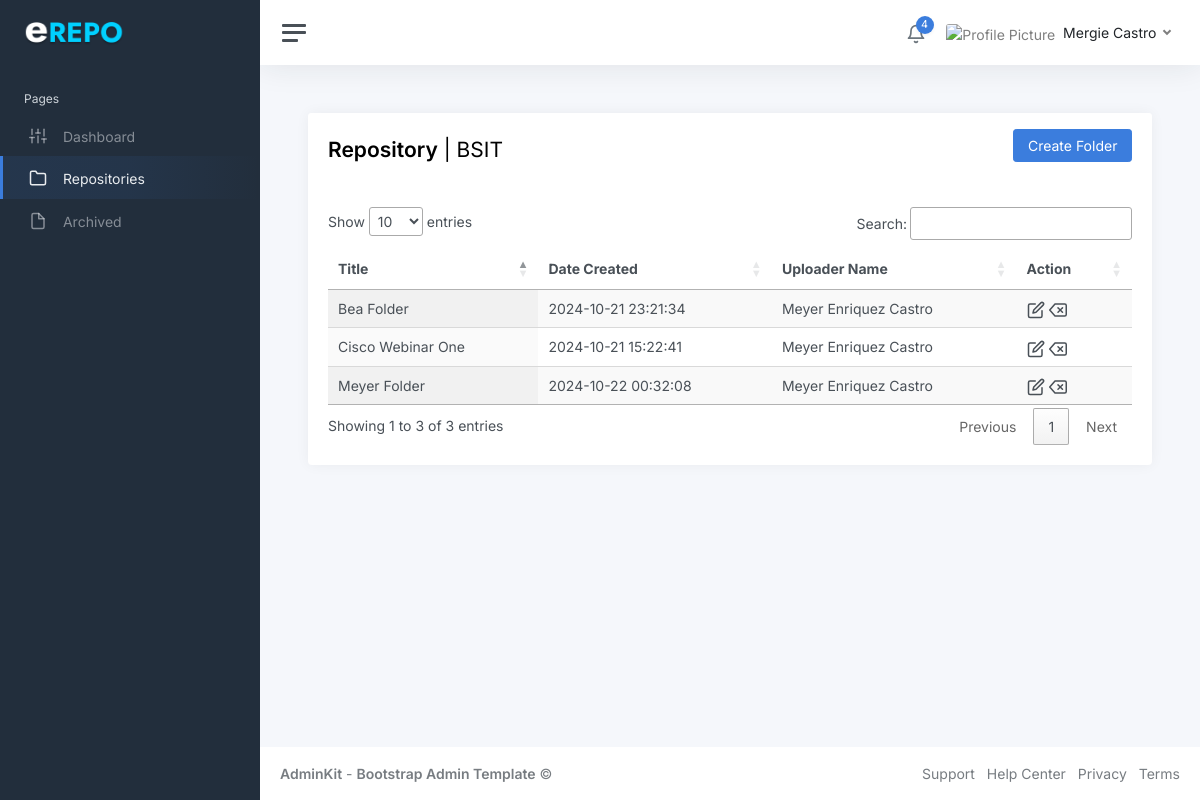
The page /frontend/repository.php (signed in) on the database its author committed.
### tables this page shows
CREATE TABLE `users` (
  `id` int(11) NOT NULL,
  `full_name` varchar(100) NOT NULL,
  `email` varchar(100) NOT NULL,
  `password` varchar(255) NOT NULL,
  `profile_picture` varchar(255) DEFAULT NULL,
  `accesstype_id` int(11) DEFAULT NULL,
  `office_id` int(11) DEFAULT NULL,
  `dateCreated` timestamp NOT NULL DEFAULT current_timestamp()
);

CREATE TABLE `offices` (
  `office_id` int(11) NOT NULL,
  `officeName` varchar(200) NOT NULL,
  `officeCode` varchar(50) NOT NULL
);

CREATE TABLE `repo_folder` (
  `repo_id` int(11) NOT NULL,
  `title` varchar(200) NOT NULL,
  `dateCreated` timestamp NOT NULL DEFAULT current_timestamp() ON UPDATE current_timestamp(),
  `user_id` int(11) NOT NULL,
  `office_id` int(11) NOT NULL
);

### backend/function.php (called while the page is built, shortened)
<?php
function OfficeName($id){
    global $conn;
    $query = 'SELECT officeCode FROM offices WHERE office_id=?';
    $stmt = $conn->prepare($query);
    $stmt->bind_param('i', $id);
    $stmt->execute();
    $stmt->bind_result($officeName);
    return $officeName;
}
function UploaderName($id) {
    global $conn;
    $query = 'SELECT full_name FROM users WHERE id = ?';
    $stmt = $conn->prepare($query);
    $stmt->bind_param('i', $id);
    $stmt->execute();
    $stmt->bind_result($fullName);
    return $fullName;
}
?>

### frontend/repository.php (the view, shortened to what this page needs)
<?php include'../backend/session.php';
include '../backend/db.php';
include "../backEnd/function.php";
?>
<!DOCTYPE html>
<html lang="en">
<head>
	<link rel="stylesheet" href="https://stackpath.bootstrapcdn.com/bootstrap/4.5.2/css/bootstrap.min.css">
	<link rel="stylesheet" href="https://cdn.datatables.net/1.13.1/css/jquery.dataTables.min.css">
	<link href="../static/css/app.css" rel="stylesheet">
</head>
<body>
	<div class="wrapper">
	<?php include'nav.php';?>
		<div class="main">
		<?php include'header-nav.php';?>
			<main class="content">
				<div class="container-fluid p-0">
					<div class="row">
						<div class="col-12">
							<div class="card">
								<div class="card-header">
									<div class="row">
										<div class="col-6">
										<h1 class="h3 mt-2"><strong>Repository</strong> |
										<?php
										if (isset($_SESSION['id'])) {
										$user_id = $_SESSION['id'];
										$query = "SELECT * FROM users WHERE id = '$user_id'";
										$result = $conn->query($query);
										if ($result->num_rows == 1) {
										$user_data = $result->fetch_assoc();
										$office_id = $user_data['office_id'];
										if ($office_id == 0) {
											echo "All Offices";
										} else{
											echo officeName($user_data['office_id']);
										}
										}
										}
										?>
										</h1>
										</div>
										<div class="col-6">
											<button type="button" class="btn btn-primary float-end"
											data-bs-toggle="modal" data-bs-target="#addUserModal">Create Folder</button>
									</div>
									</div>
								</div>
								<div class="card-body">
								<div class="table-responsive">
								<table id="usersTable" class="display">
		<thead>
			<tr>
				<th>Title</th>
				<th>Date Created</th>
				<th>Uploader Name</th>
				<th>Action</th>
			</tr>
		</thead>
		<tbody>
			<?php
			$sql = "SELECT * FROM repo_folder";
			$result = $conn->query($sql);
			if ($result->num_rows > 0) {
				while($row = $result->fetch_assoc()) {
					echo '<tr onclick="handleRowClick(' . htmlspecialchars($row['repo_id'], ENT_QUOTES) . ')" style="cursor: pointer;">
		<td>' . htmlspecialchars($row['title']) . '</td>
		<td>' . htmlspecialchars($row['dateCreated']) . '</td>
		<td>' . htmlspecialchars(UploaderName($row['user_id'])) . '</td>
		<td>
			<i class="align-middle" type="button" data-bs-toggle="modal"
			data-bs-target="#editModal"
			onclick="event.stopPropagation(); setEditUserData(' . $row['repo_id'] . ', \'' . addslashes($row['title']) . '\')"
			data-feather="edit"></i>
			<i class="align-middle" type="button" data-bs-toggle="modal"
			data-bs-target="#deleteUserModal"
			onclick="event.stopPropagation(); setDeleteFolderId(' . htmlspecialchars($row['repo_id'], ENT_QUOTES) . ')"
			data-feather="delete"></i>
		</td>
	</tr>';
				}
			}
			?>
		</tbody>
	</table>
	</div>
								</div>
							</div>
						</div>
					</div>
				</div>
			</main>
			<footer class="footer">
				<div class="container-fluid">
					<div class="row text-muted">
						<div class="col-6 text-start">
							<p class="mb-0">
								<a class="text-muted" href="https://adminkit.io/" target="_blank"><strong>AdminKit</strong></a> - <a class="text-muted" href="https://adminkit.io/" target="_blank"><strong>Bootstrap Admin Template</strong></a>								&copy;
							</p>
						</div>
						<div class="col-6 text-end">
							<ul class="list-inline">
								<li class="list-inline-item">
									<a class="text-muted" href="https://adminkit.io/" target="_blank">Support</a>
								</li>
								<li class="list-inline-item">
									<a class="text-muted" href="https://adminkit.io/" target="_blank">Help Center</a>
								</li>
								<li class="list-inline-item">
									<a class="text-muted" href="https://adminkit.io/" target="_blank">Privacy</a>
								</li>
								<li class="list-inline-item">
									<a class="text-muted" href="https://adminkit.io/" target="_blank">Terms</a>
								</li>
							</ul>
						</div>
					</div>
				</div>
			</footer>
		</div>
	</div>
</body>
</html>

### frontend/header-nav.php (shortened to what this page needs)
<?php
$stmt = $conn->prepare("SELECT * FROM users WHERE id = ?");
$stmt->bind_param("i", $_SESSION['id']);
$stmt->execute();
$result = $stmt->get_result();
$user = $result->fetch_assoc();
?>
<nav class="navbar navbar-expand navbar-light navbar-bg">
				<a class="sidebar-toggle js-sidebar-toggle">
          <i class="hamburger align-self-center"></i>
        </a>
				<div class="navbar-collapse collapse">
					<ul class="navbar-nav navbar-align">
						<li class="nav-item dropdown">
							<a class="nav-icon dropdown-toggle" href="#" id="alertsDropdown" data-bs-toggle="dropdown">
								<div class="position-relative">
									<i class="align-middle" data-feather="bell"></i>
									<span class="indicator">4</span>
								</div>
							</a>
						</li>
						<li class="nav-item dropdown">
                <a class="nav-link dropdown-toggle d-none d-sm-inline-block" href="#" data-bs-toggle="dropdown">
				<img src="../backend/<?php echo $user['profile_picture']; ?>"
     			class="avatar img-fluid rounded me-1"
    			alt="Profile Picture"
     			onerror="this.onerror=null; this.src='../backend/default.jpg';" />
                    <span class="text-dark"><?php echo htmlspecialchars($user['full_name']); ?></span>
                </a>
            </li>
        </ul>
    </div>
</nav>

### rows shown on the page
users: full_name "Mergie Castro", office.officeCode "BSIT"
repo_folder: title "Cisco Webinar One", dateCreated "2024-10-21 15:22:41", user.full_name "Meyer Enriquez Castro"
repo_folder: title "Bea Folder", dateCreated "2024-10-21 23:21:34", user.full_name "Meyer Enriquez Castro"
repo_folder: title "Meyer Folder", dateCreated "2024-10-22 00:32:08", user.full_name "Meyer Enriquez Castro"
